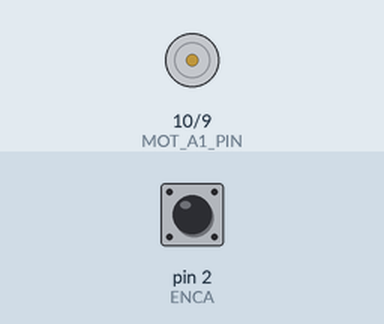
This sketch was run on a simulated Arduino Uno, built with avr-gcc and run on an emulated ATmega328P. Parts: motor-driver pin pairs drawn as motors (green arrow = first pin HIGH = forward, orange = second pin HIGH = backward, longer = more drive). The test bench sets the inputs (shaded band); at power-on: pin 2 (ENCA) HIGH. What the sketch prints to the serial monitor is not drawn.

Above: at 0.1 s.
At 1.1 s:
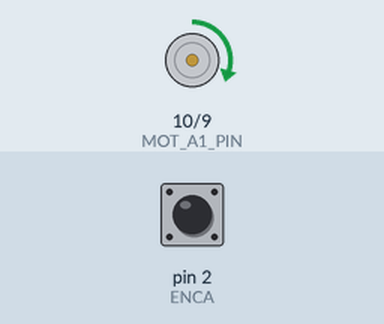
Timing chart, 0 to 2.6 s (numbered marks = the images above):
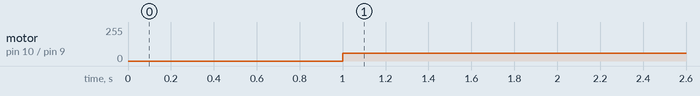

Measured:
- by itself, motor on pin 10 (MOT_A1_PIN) / pin 9 (MOT_A2_PIN): stopped → forward 60/255 at 1.0 s

The sketch:

working_encoder_motor.ino
```cpp
#include <util/atomic.h> // For the ATOMIC_BLOCK macro

#define MOT_A1_PIN 10
#define MOT_A2_PIN 9

#define ENCA 2 // YELLOW
#define ENCB 3 // WHITE

volatile int posi = 0; // specify posi as volatile: https://www.arduino.cc/reference/en/language/variables/variable-scope-qualifiers/volatile/

// #define PPR 7           // Pulses per revolution from the encoder
// #define gearRatio 20       // Example gear ratio (change as needed)
// #define CPR (4 * PPR * gearRatio)  // Calculated Counts Per Revolution

int PPR = 7;
int gearRatio = 40;
float CPR;

volatile int16_t encoderPosition = 0;  // Position of the encoder (in counts)
volatile uint8_t lastEncoded = 0;      // Last encoded value to detect direction
// Variables for target angle and counts
// For some reason I need to set the value to negative to get positve target counts
// Setting Target Angle to 180 will compute a negative target counts
int16_t targetAngle = 25;              // Target angle (set by Serial input)
int16_t targetCounts = 0;             // Target counts (calculated from target angle)
bool printTargetOnce = true;

bool done = false;

void setup() {
  Serial.begin(9600);
  pinMode(ENCA,INPUT);
  pinMode(ENCB,INPUT);

  // Set all the motor control inputs to OUTPUT
  pinMode(MOT_A1_PIN, OUTPUT);
  pinMode(MOT_A2_PIN, OUTPUT);

  // Turn off motors - Initial state
  digitalWrite(MOT_A1_PIN, LOW);
  digitalWrite(MOT_A2_PIN, LOW);

  attachInterrupt(digitalPinToInterrupt(ENCA),readEncoder,RISING);
  delay(1000);
}

void loop() {
  // Read the position in an atomic block to avoid a potential
  // misread if the interrupt coincides with this code running
  // see: https://www.arduino.cc/reference/en/language/variables/variable-scope-qualifiers/volatile/
  int pos = 0;
  CPR = (2 * PPR * gearRatio);
  targetCounts = (CPR * targetAngle) / 360;

  ATOMIC_BLOCK(ATOMIC_RESTORESTATE) {
    encoderPosition = posi;
  }


  // encoderPosition = pos;
  // set_motor_pwm(255, MOT_A1_PIN, MOT_A2_PIN);
  int pwm_command = 60;
  int16_t buffer = 10;

  // if (!done)
  // {

  if ((encoderPosition <= targetCounts + buffer) &&
    (encoderPosition >= targetCounts - buffer))
  {
    set_motor_pwm(0, MOT_A1_PIN, MOT_A2_PIN);
  }
  else if (encoderPosition < targetCounts + buffer)
  {
    Serial.println("Less than");
    set_motor_pwm(-pwm_command, MOT_A1_PIN, MOT_A2_PIN);
  }
  else if (encoderPosition >= targetCounts - buffer)
  {
    Serial.println("Greater than");
    set_motor_pwm(pwm_command, MOT_A1_PIN, MOT_A2_PIN);
  }
  else{
    Serial.println("Tolerance met");
    set_motor_pwm(0, MOT_A1_PIN, MOT_A2_PIN);
  }
  // {
  //   Serial.println("Not doing anything");
  //   set_motor_pwm(0, MOT_A1_PIN, MOT_A2_PIN);
  //   done = true;
  // }

  Serial.print("Encoder Position (counts): ");
  Serial.print(encoderPosition);
  Serial.print("\tTarget Counts: ");
  Serial.println(targetCounts);


  Serial.println(pos);
}

void set_motor_pwm(int pwm, int IN1_PIN, int IN2_PIN)
{
  if (pwm < 0) {  // reverse speeds
    analogWrite(IN1_PIN, -pwm);  // IN1 set to reverse speed
    analogWrite(IN2_PIN, 0);     // IN2 set to LOW
  } else if (pwm > 0) {  // forward speeds
    analogWrite(IN1_PIN, 0);     // IN1 set to LOW
    analogWrite(IN2_PIN, pwm);   // IN2 set to forward speed
  } else {  // stop
    Serial.println("Doing nothing");
    analogWrite(IN1_PIN, 0);     // Stop motor
    analogWrite(IN2_PIN, 0);
  }
}

void readEncoder(){
  int b = digitalRead(ENCB);
  if(b > 0){
    posi++;
  }
  else{
    posi--;
  }
}
```
